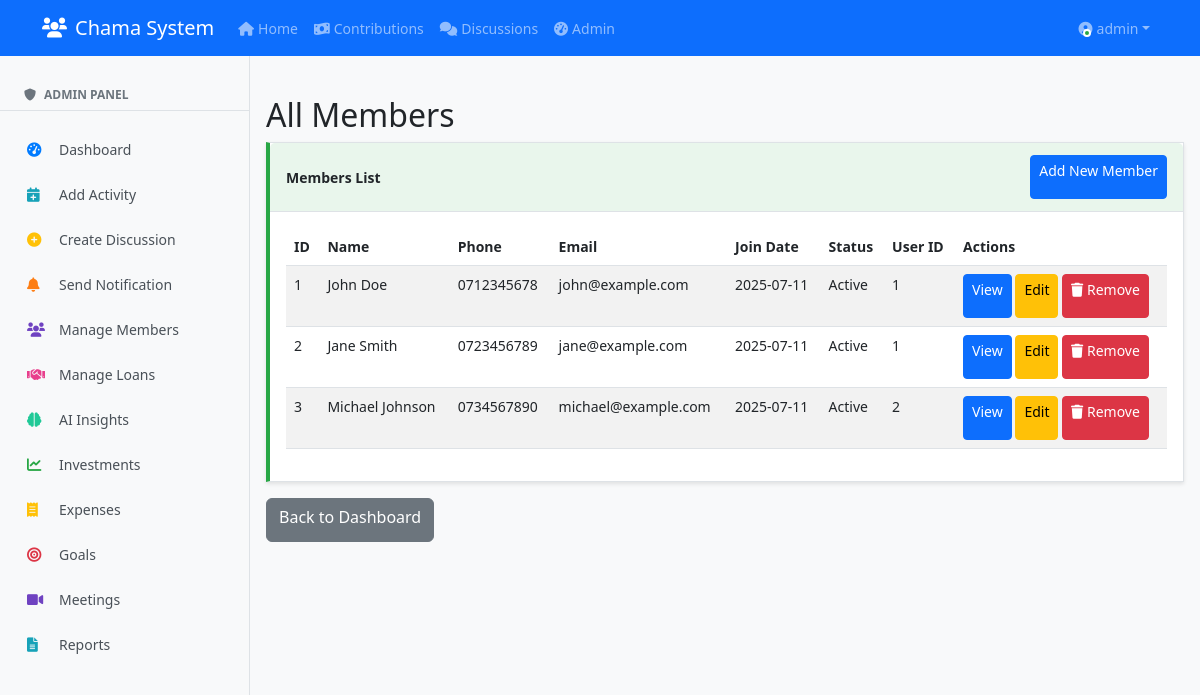
The app's page /admin/members (signed in), older data.
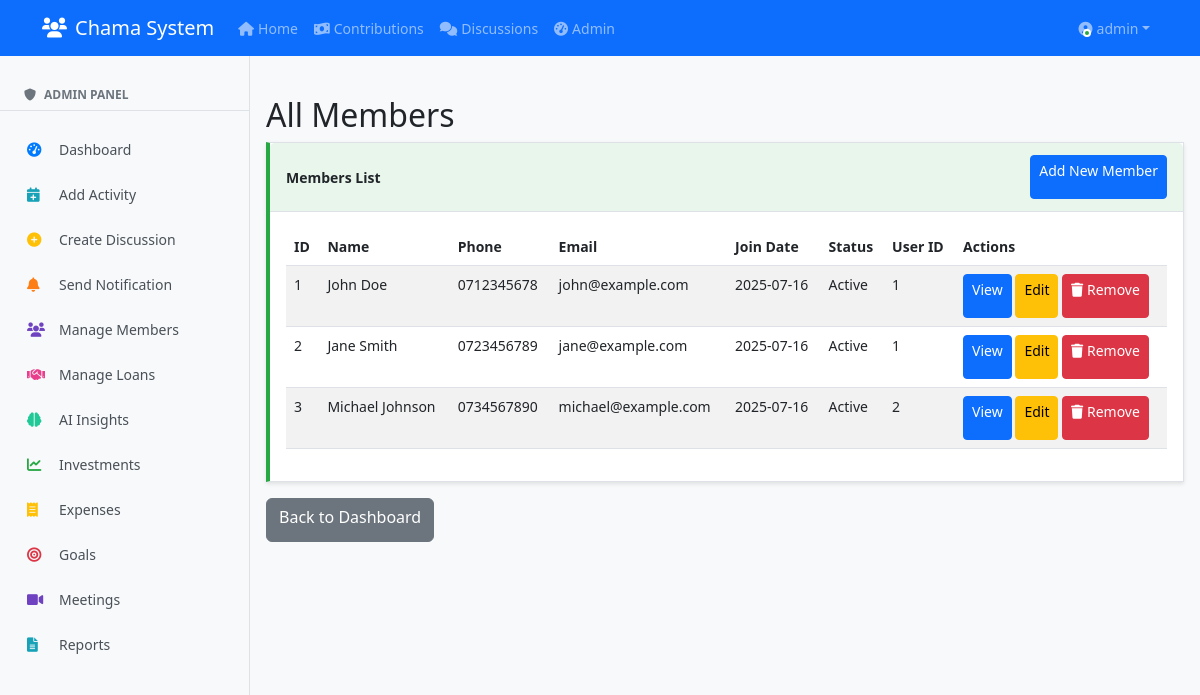
The same page, newer data.
### clean_app.py (models this page shows, shortened)
class User(db.Model, UserMixin):
    id = db.Column(db.Integer, primary_key=True)
    username = db.Column(db.String(80), unique=True, nullable=False)
    password = db.Column(db.String(200), nullable=False)
    is_admin = db.Column(db.Boolean, default=False)
    last_seen = db.Column(db.DateTime, default=datetime.utcnow)
    is_online = db.Column(db.Boolean, default=False)
    members = db.relationship('Member', backref='user', lazy=True)

class Member(db.Model):
    id = db.Column(db.Integer, primary_key=True)
    name = db.Column(db.String(100), nullable=False)
    phone = db.Column(db.String(20), nullable=False, unique=True)
    email = db.Column(db.String(100))
    join_date = db.Column(db.DateTime, default=datetime.utcnow)
    status = db.Column(db.String(20), default='Active')
    user_id = db.Column(db.Integer, db.ForeignKey('user.id'))

### clean_app.py (the view)
@app.route('/admin/members')
@login_required
@admin_required
def admin_members():
    members = Member.query.all()
    return render_template('admin/members.html', members=members)

### clean_app.py (called while the page is built)
@login_manager.user_loader
def load_user(user_id):
    return User.query.get(int(user_id))

def admin_required(f):
    @wraps(f)
    def decorated_function(*args, **kwargs):
        if not current_user.is_admin:
            abort(403)
        return f(*args, **kwargs)
    return decorated_function

### templates/admin/members.html
{% extends "base.html" %}
{% block content %}
<h2>All Members</h2>
<div class="card">
    <div class="card-header d-flex justify-content-between align-items-center">
        <span>Members List</span>
        <a href="{{ url_for('add_member') }}" class="btn btn-primary btn-sm">Add New Member</a>
    </div>
    <div class="card-body">
        <table class="table table-striped">
            <thead>
                <tr>
                    <th>ID</th>
                    <th>Name</th>
                    <th>Phone</th>
                    <th>Email</th>
                    <th>Join Date</th>
                    <th>Status</th>
                    <th>User ID</th>
                    <th>Actions</th>
                </tr>
            </thead>
            <tbody>
                {% for member in members %}
                <tr>
                    <td>{{ member.id }}</td>
                    <td>{{ member.name }}</td>
                    <td>{{ member.phone }}</td>
                    <td>{{ member.email }}</td>
                    <td>{{ member.join_date.strftime('%Y-%m-%d') }}</td>
                    <td>{{ member.status }}</td>
                    <td>{{ member.user_id }}</td>
                    <td>
                        <a href="#" class="btn btn-sm btn-primary">View</a>
                        <a href="#" class="btn btn-sm btn-warning">Edit</a>
                        <a href="{{ url_for('remove_member', member_id=member.id) }}"
                           class="btn btn-sm btn-danger"
                           onclick="return confirm('Are you sure you want to remove {{ member.name }} from the chama? Their user account will be preserved.')">
                            <i class="fas fa-trash"></i> Remove
                        </a>
                    </td>
                </tr>
                {% else %}
                <tr>
                    <td colspan="8" class="text-center">No members found</td>
                </tr>
                {% endfor %}
            </tbody>
        </table>
    </div>
</div>
<div class="mt-3">
    <a href="{{ url_for('admin_dashboard') }}" class="btn btn-secondary">Back to Dashboard</a>
</div>
{% endblock %}

### templates/base.html (shortened to what this page needs)
<!DOCTYPE html>
<html lang="en">
<head>
    <link href="https://cdn.jsdelivr.net/npm/bootstrap@5.3.0-alpha1/dist/css/bootstrap.min.css" rel="stylesheet">
    <link rel="stylesheet" href="https://cdnjs.cloudflare.com/ajax/libs/font-awesome/6.0.0/css/all.min.css">
</head>
<body>
    {% include 'navbar.html' %}
    {% if current_user.is_authenticated %}
    <div class="sidebar" id="sidebar">
        {% if current_user.is_admin %}
        <div class="sidebar-header">
            <h6><i class="fas fa-shield-alt me-2"></i>Admin Panel</h6>
        </div>
        <nav class="sidebar-nav">
            <a href="{{ url_for('admin_dashboard') }}" class="sidebar-link {% if request.endpoint == 'admin_dashboard' %}active{% endif %}">
                <i class="fas fa-tachometer-alt"></i>
                <span>Dashboard</span>
            </a>
            <a href="{{ url_for('add_activity') }}" class="sidebar-link">
                <i class="fas fa-calendar-plus"></i>
                <span>Add Activity</span>
            </a>
            <a href="{{ url_for('create_discussion') }}" class="sidebar-link">
                <i class="fas fa-plus-circle"></i>
                <span>Create Discussion</span>
            </a>
            <a href="{{ url_for('send_notification') }}" class="sidebar-link">
                <i class="fas fa-bell"></i>
                <span>Send Notification</span>
            </a>
            <a href="{{ url_for('admin_members') }}" class="sidebar-link">
                <i class="fas fa-users"></i>
                <span>Manage Members</span>
            </a>
            <a href="{{ url_for('admin_loan_requests') }}" class="sidebar-link">
                <i class="fas fa-handshake"></i>
                <span>Manage Loans</span>
            </a>
            <a href="{{ url_for('admin_ai_insights') }}" class="sidebar-link">
                <i class="fas fa-brain"></i>
                <span>AI Insights</span>
            </a>
            <a href="{{ url_for('investments') }}" class="sidebar-link">
                <i class="fas fa-chart-line"></i>
                <span>Investments</span>
            </a>
            <a href="{{ url_for('expenses') }}" class="sidebar-link">
                <i class="fas fa-receipt"></i>
                <span>Expenses</span>
            </a>
            <a href="{{ url_for('goals') }}" class="sidebar-link">
                <i class="fas fa-bullseye"></i>
                <span>Goals</span>
            </a>
            <a href="{{ url_for('meetings') }}" class="sidebar-link">
                <i class="fas fa-video"></i>
                <span>Meetings</span>
            </a>
            <a href="{{ url_for('reports') }}" class="sidebar-link">
                <i class="fas fa-file-alt"></i>
                <span>Reports</span>
            </a>
        </nav>
        {% endif %}
    </div>
    {% endif %}
    <div class="main-content {% if current_user.is_authenticated %}with-sidebar{% endif %}">
        <div class="container-fluid px-2 px-md-3">
            {% block content %}{% endblock %}
        </div>
    </div>
</body>
</html>

### templates/navbar.html (shortened to what this page needs)
<nav class="navbar navbar-expand-lg navbar-dark bg-primary">
    <div class="container">
        <a class="navbar-brand" href="{{ url_for('index') }}">
            <i class="fas fa-users me-2"></i>Chama System
        </a>
        <div class="collapse navbar-collapse" id="navbarNav">
            {% if current_user.is_authenticated %}
            <ul class="navbar-nav me-auto">
                <li class="nav-item">
                    <a class="nav-link {% if request.path == url_for('index') %}active{% endif %}" href="{{ url_for('index') }}">
                        <i class="fas fa-home me-1"></i>Home
                    </a>
                </li>
                <li class="nav-item">
                    <a class="nav-link {% if request.path == url_for('contributions') %}active{% endif %}" href="{{ url_for('contributions') }}">
                        <i class="fas fa-money-bill-wave me-1"></i>Contributions
                    </a>
                </li>
                <li class="nav-item">
                    <a class="nav-link {% if request.path == url_for('discussions') %}active{% endif %}" href="{{ url_for('discussions') }}">
                        <i class="fas fa-comments me-1"></i>Discussions
                    </a>
                </li>
                {% if current_user.is_admin %}
                <li class="nav-item">
                    <a class="nav-link {% if request.path == url_for('admin_dashboard') %}active{% endif %}" href="{{ url_for('admin_dashboard') }}">
                        <i class="fas fa-tachometer-alt me-1"></i>Admin
                    </a>
                </li>
                {% endif %}
            </ul>
            <ul class="navbar-nav">
                <li class="nav-item dropdown">
                    <a class="nav-link dropdown-toggle user-dropdown" href="#" id="navbarDropdown" role="button"
                       data-bs-toggle="dropdown" aria-expanded="false">
                        <div class="user-avatar">
                            <span class="online-dot"></span>
                        </div>
                        <span class="ms-1">{{ current_user.username }}</span>
                    </a>
                </li>
            </ul>
            {% endif %}
        </div>
    </div>
</nav>

### templates/base.html (style rules this page uses)
body { background-color: #f8f9fa; font-size: 14px; }
.navbar { margin-bottom: 20px; }
.sidebar { position: fixed; top: 56px; left: 0; width: 250px; height: calc(100vh - 56px); background: #f8f9fa; border-right: 1px solid #dee2e6; z-index: 1000; overflow-y: auto; padding: 1rem 0; }
.sidebar-header { padding: 1rem 1.5rem 0.5rem; border-bottom: 1px solid #dee2e6; margin-bottom: 0.5rem; }
.sidebar-header h6 { color: #6c757d; font-size: 0.75rem; text-transform: uppercase; font-weight: 600; margin: 0; }
.sidebar-nav { padding: 0.5rem 0; }
.sidebar-link { display: flex; align-items: center; padding: 0.75rem 1.5rem; color: #495057; text-decoration: none; transition: all 0.2s ease; border-left: 3px solid transparent; }
.sidebar-link i { width: 20px; margin-right: 0.75rem; font-size: 0.9rem; }
.sidebar-link .fa-tachometer-alt { color: #007bff; }
.sidebar-link .fa-calendar-plus { color: #17a2b8; }
.sidebar-link .fa-plus-circle { color: #ffc107; }
.sidebar-link .fa-bell { color: #fd7e14; }
.sidebar-link .fa-users { color: #6f42c1; }
.sidebar-link .fa-handshake { color: #e83e8c; }
.sidebar-link .fa-brain { color: #20c997; }
.sidebar-link .fa-chart-line { color: #28a745; }
.sidebar-link .fa-receipt { color: #ffc107; }
.sidebar-link .fa-bullseye { color: #dc3545; }
.sidebar-link .fa-video { color: #6f42c1; }
.sidebar-link .fa-file-alt { color: #17a2b8; }
.main-content { margin-left: 0; padding-top: 20px; }
.main-content.with-sidebar { margin-left: 250px; }
.btn, .form-control, .form-select { min-height: 44px; }
.card { border-radius: 0 !important; border: 1px solid #dee2e6; margin-bottom: 1rem; box-shadow: 0 2px 4px rgba(0,0,0,0.1); }
.card:nth-child(2) { border-left: 4px solid #28a745; }
.card-body { padding: 1rem; }
.card-header { padding: 0.75rem 1rem; background-color: #f8f9fa; border-bottom: 1px solid #dee2e6; font-weight: 600; }
.card-header:nth-child(1) { background-color: rgba(0,123,255,0.1); }
.card:nth-child(2) .card-header { background-color: rgba(40,167,69,0.1); }

### templates/navbar.html (style rules this page uses)
.user-dropdown { display: flex; align-items: center; }
.user-avatar { position: relative; display: inline-block; }
.online-dot { position: absolute; bottom: 2px; right: 2px; width: 8px; height: 8px; background-color: #28a745; border: 2px solid white; border-radius: 50%; animation: pulse-dot 2s infinite; }

Row changes from the older to the newer data that the page shows:
changed Member "John Doe": join_date "2025-07-11" → "2025-07-16"
changed Member "Jane Smith": join_date "2025-07-11" → "2025-07-16"
changed Member "Michael Johnson": join_date "2025-07-11" → "2025-07-16"
